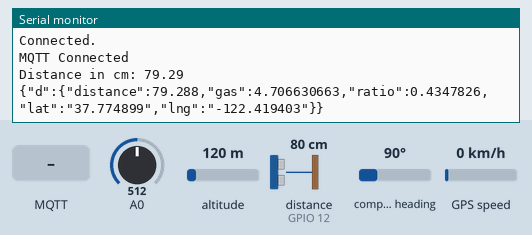
The sketch below on a simulated ESP8266 (NodeMCU). Parts: the last lines printed to the serial monitor. Wiring (inferred from the names in the program): ultrasonic range finder: trigger GPIO 14; echo GPIO 12. The test bench sets the inputs (shaded band); at power-on: distance to the obstacle (sensor on GPIO 12) 80 cm, A0 = 512, altitude 120 m, compass heading 90°, GPS speed 0 km/h. The echo pulse lasts 58.3 µs per cm; WiFi joins after 1.5 s; servers stay silent unless stated; the GPS gets a fix after 3 s at 37.7749, -122.4194 with 8 satellites; no MQTT or app messages arrive unless stated.

Above: at 6.2 s.
6.3 s: MQTT message "1" arrives on the first subscribed topic
At 8.1 s:
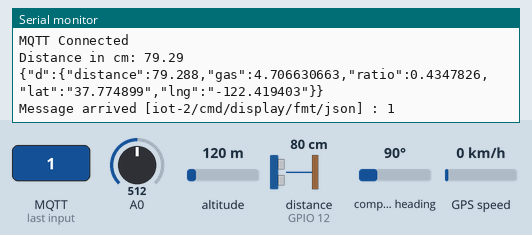
8.5 s: MQTT message "on" arrives on the first subscribed topic
At 9.7 s:
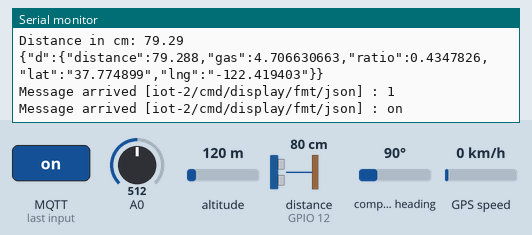
10.5 s: MQTT message "off" arrives on the first subscribed topic
At 12.2 s:
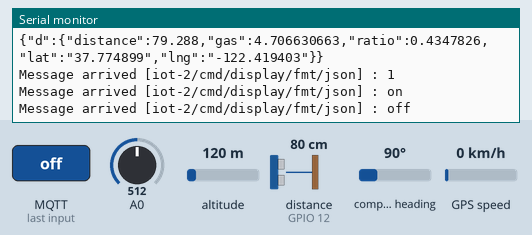
12.5 s: distance to the obstacle (sensor on GPIO 12) set to 2 cm
14.0 s: A0 set to 716
15.5 s: distance to the obstacle (sensor on GPIO 12) set to 4 cm
At 16.9 s:
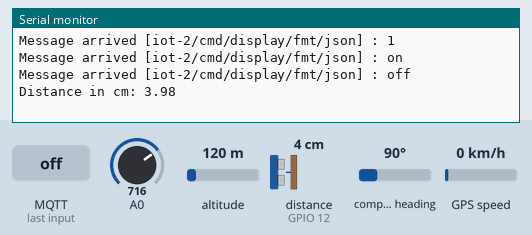

The sketch:

combined_deloitte.ino
```cpp
#include <ESP8266WiFi.h>
#include <ArduinoJson.h>
#include <PubSubClient.h>
#include <TinyGPS++.h>
#include <SoftwareSerial.h>

// --------------------------------------------------------------------------------------------
//        UPDATE CONFIGURATION TO MATCH YOUR ENVIRONMENT
// --------------------------------------------------------------------------------------------

 TinyGPSPlus gps;  // The TinyGPS++ object

  SoftwareSerial ss(4, 5); // The serial connection to the GPS device
// Watson IoT connection details
#define MQTT_HOST "o8y700.messaging.internetofthings.ibmcloud.com"
#define MQTT_PORT 1883
#define MQTT_DEVICEID "d:o8y700:ESP8266:dev01"
#define MQTT_USER "use-token-auth"
#define MQTT_TOKEN "surya0484"
#define MQTT_TOPIC "iot-2/evt/status/fmt/json"
#define MQTT_TOPIC_DISPLAY "iot-2/cmd/display/fmt/json"

//----------- Enter you Wi-Fi Details---------//
char ssid[] = " "; //SSID
char pass[] = " "; // Password
//-------------------------------------------//
float latitude , longitude;
 String  lat_str , lng_str;
  int pm;
const int trigger = 14;
const int echo = 12;
long T;
float distanceCM;

void callback(char* topic, byte* payload, unsigned int length);
WiFiClient wifiClient;
PubSubClient mqtt(MQTT_HOST, MQTT_PORT, callback, wifiClient);

StaticJsonDocument<300> jsonDoc;
JsonObject payload = jsonDoc.to<JsonObject>();
JsonObject status = payload.createNestedObject("d");
static char msg[150];

void callback(char* topic, byte* payload, unsigned int length) {
  // handle message arrived
  Serial.print("Message arrived [");
  Serial.print(topic);
  Serial.print("] : ");

  payload[length] = 0; // ensure valid content is zero terminated so can treat as c-string
  Serial.println((char *)payload);
}


void setup()
{

  Serial.begin(115200);
  pinMode(trigger, OUTPUT);
  pinMode(echo, INPUT);
  WiFi.mode(WIFI_STA);


 if (WiFi.status() != WL_CONNECTED)
  {
    Serial.print("Attempting to connect to SSID: ");
    Serial.println(ssid);
    while (WiFi.status() != WL_CONNECTED)
    {
      WiFi.begin(ssid, pass);
      Serial.print(".");
      delay(5000);
    }
    Serial.println("\nConnected.");
  }

// Connect to MQTT - IBM Watson IoT Platform
  if (mqtt.connect(MQTT_DEVICEID, MQTT_USER, MQTT_TOKEN))
  {
    Serial.println("MQTT Connected");
    mqtt.subscribe(MQTT_TOPIC_DISPLAY);

  }
  else {
    Serial.println("MQTT Failed to connect!");
    ESP.reset();
  }
 ss.begin(9600);
}

void loop()
{
   while (ss.available() > 0)
   {
    mqtt.loop();
  while (!mqtt.connected()) {
    Serial.print("Attempting MQTT connection...");
    // Attempt to connect
    if (mqtt.connect(MQTT_DEVICEID, MQTT_USER, MQTT_TOKEN)) {
      Serial.println("MQTT Connected");
      mqtt.subscribe(MQTT_TOPIC_DISPLAY);
      mqtt.loop();
    } else {
      Serial.println("MQTT Failed to connect!");
      delay(5000);
    }
  }
  //gps sensor

    if (gps.encode(ss.read()))
    {
      if (gps.location.isValid())
      {
        latitude = gps.location.lat();
        lat_str = String(latitude , 6);
        longitude = gps.location.lng();
        lng_str = String(longitude , 6);
      }

  // gas sensor
  float h = analogRead(A0);
if (isnan(h))
{
Serial.println("Failed to read from MQ-5 sensor!");
return;
}
double ppm= 3.027*exp(1.0698*(h*3.3/4095));
float sense = ((float)h/1024)*5.0;
float rs_gas=(5.0-sense)/sense;
float ratio = rs_gas/2.30;
  // distance
  digitalWrite(trigger, LOW);
  delay(1);
  digitalWrite(trigger, HIGH);
  delayMicroseconds(10);
  digitalWrite(trigger, LOW);
  T = pulseIn(echo, HIGH);
  distanceCM = T * 0.034;
  distanceCM = distanceCM / 2;
  Serial.print("Distance in cm: ");
  Serial.println(distanceCM);
  //ThingSpeak.writeField(myChannelField, ChannelField, distanceCM, myWriteAPIKey);
  delay(1000);
  status["distance"] = distanceCM;
  status["gas"]=ppm;
  status["ratio"] = ratio;
  status["lat"]=lat_str;
  status["lng"]=lng_str;
  //status["humidity"] = h;
  serializeJson(jsonDoc, msg, 150);
  Serial.println(msg);

    if (!mqtt.publish(MQTT_TOPIC, msg)) {
      Serial.println("MQTT Publish failed");
    }
    for (int i = 0; i < 10; i++) {
    mqtt.loop();
    delay(1000);
  }
    }
   }
}
```

Measured:
- after the input at 6.3 s, the serial monitor: prints a new line after 0.78 s (image 1)
- after the input at 8.5 s, the serial monitor: prints a new line after 0.58 s (image 2)
- after the input at 10.5 s, the serial monitor: prints a new line after 0.58 s (image 3)
- after the input at 15.5 s, the serial monitor: prints a new line after 0.60 s (image 4)
